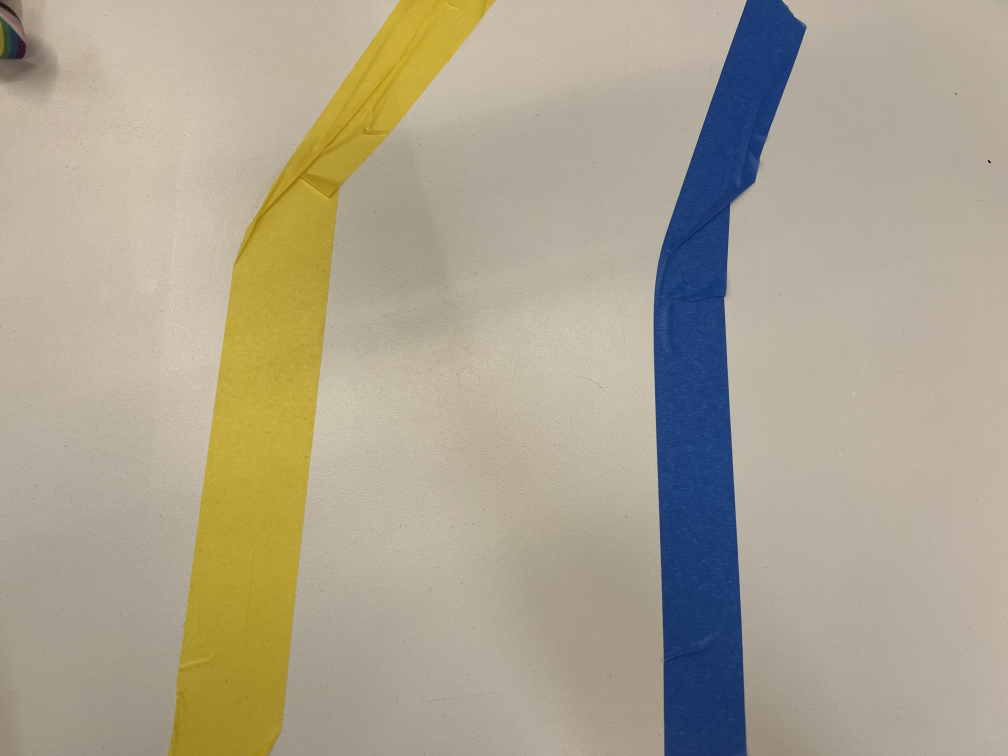
#> input picture indoor_track_image1.JPG, 4032 x 3024 px, given in place of the camera (shown at 1/4 size)
$ python main_video_black.py
#> lines starting #> are read from the running program, lines starting #| are printed output that depends on the picture; after the words box and inside, x2 and y2 are one past the last pixel; in counts of white or black regions, pixels touching at a corner belong together
#> further down, frame is the input picture: shape (3024, 4032, 3); mean B, G, R 144.5, 163.4, 171.6
### colour_filter.py
import cv2 as cv
import numpy as np

def colour_filter(frame, colour_min, colour_max, kernel_size=25, open=3, close=3):

#> called with colour_min = (0, 0, 0), colour_max = (180, 255, 127.5), kernel_size = 5, open = 5, close = 0
    frame_hsv = cv.cvtColor(frame, cv.COLOR_BGR2HSV)
#> frame_hsv: shape (3024, 4032, 3); mean H, S, V 25.7, 59.9, 177.6
    # frame_h, frame_s, frame_v = cv.split(frame_hsv)

    kernel = np.ones((kernel_size,kernel_size),np.uint8)

    frame_colour = cv.inRange(frame_hsv, colour_min, colour_max)
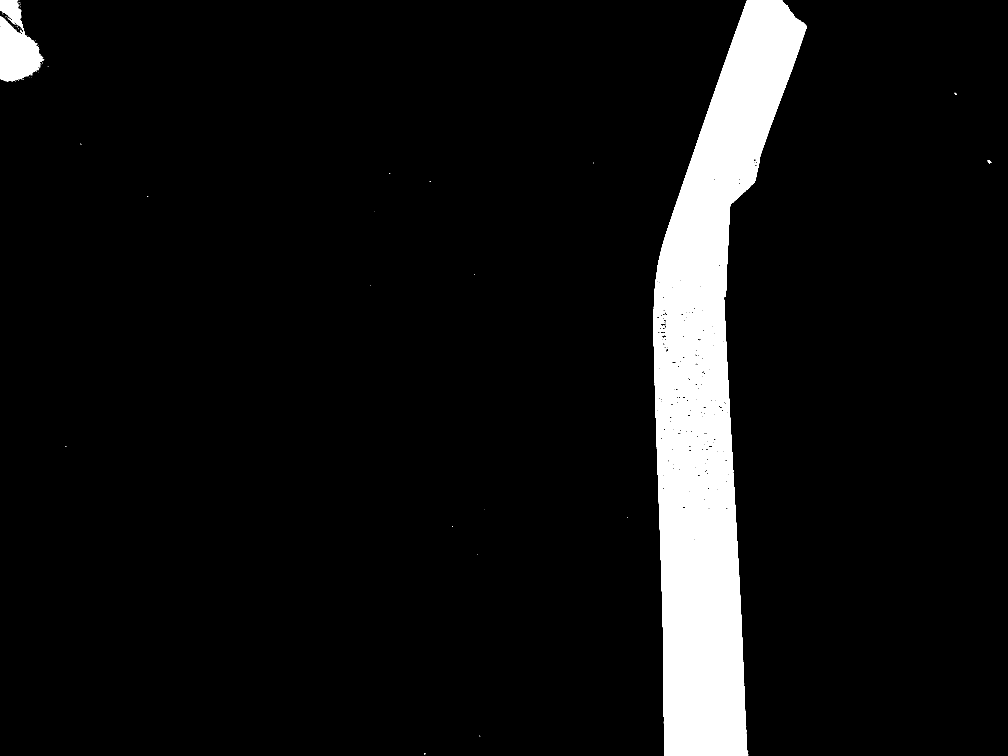
#> frame_colour: shape (3024, 4032) (shown at 1/4 size); 7.3% white; 186 white regions (179 under 20 px), largest, box (x1, y1, x2, y2) and area: (2615, 0, 3226, 3024) 852687, (0, 0, 173, 326) 33477, (3950, 640, 3965, 653) 116
    for i in range(open):
        frame_colour = cv.morphologyEx(frame_colour, cv.MORPH_OPEN, kernel)
#> this loop made 5 passes
#> pass 1, in colour_filter, `frame_colour = cv.morphologyEx(frame_colour, cv.MORPH_OPEN, kernel)`:
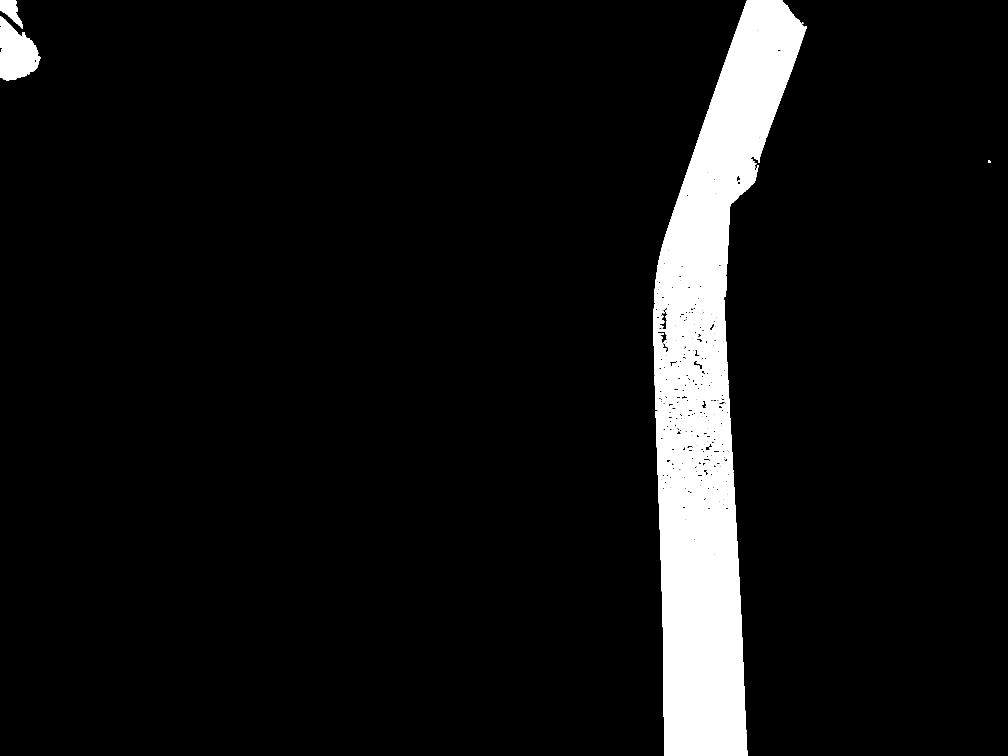
#> frame_colour: shape (3024, 4032) (shown at 1/4 size); 7.2% white; 11 white regions, largest, box (x1, y1, x2, y2) and area: (2615, 0, 3226, 3024) 842063, (0, 66, 163, 322) 26773, (0, 0, 92, 113) 4913
    for i in range(close):
        frame_colour = cv.morphologyEx(frame_colour, cv.MORPH_CLOSE, kernel)

    return frame_colour

### get_contours.py
import cv2 as cv
import numpy as np

def canny_threshold_values(img: cv.Mat, deviation: float=0.33) -> tuple[float, float]:
#> called with deviation = 0.33
    avgIntense = np.median(img)
#> avgIntense = 0

    minVal = avgIntense * (1 - deviation)
#> minVal = 0
    maxVal = avgIntense * (1 + deviation)
#> maxVal = 0

    return minVal, maxVal

def get_contours(frame):

    frame_y_min, frame_y_max = canny_threshold_values(frame)
#> frame_y_min = 0; frame_y_max = 0
    frame_y_canny = cv.Canny(frame, frame_y_min, frame_y_max)
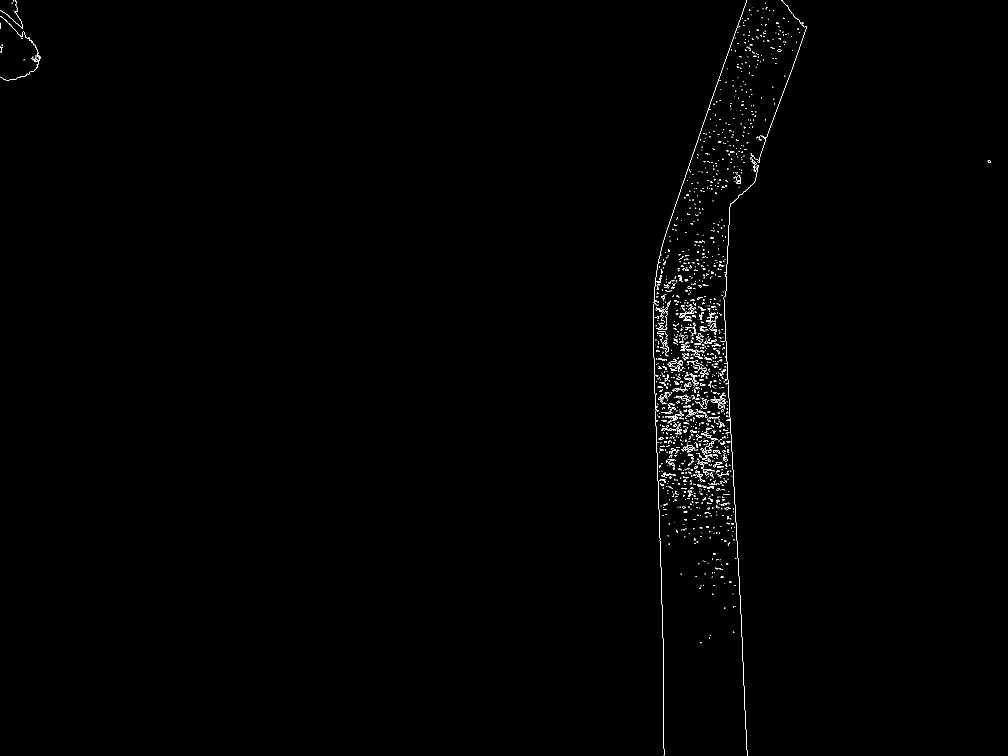
#> frame_y_canny: shape (3024, 4032) (shown at 1/4 size); 0.26% white in thin lines or dots

    contours, _ = cv.findContours(frame_y_canny, cv.RETR_TREE, cv.CHAIN_APPROX_SIMPLE)
#> contours = 2679 contours, 2524 with area under 20; largest, box (x1, y1, x2, y2) and area: (2786, 1345, 2813, 1370) 205, (2786, 1355, 2811, 1370) 187, (2799, 1305, 2816, 1325) 138, (2799, 1305, 2816, 1325) 135, (2644, 1890, 2663, 1907) 118

    return contours

### pinehsv_to_cvhsv.py
def pinehsv_to_cvhsv(pine):

    # Input pine is a length 3 tuple
    # Output hsv is a length 3 tuple

    hsv_0 = pine[0] * 180 / 360
    hsv_1 = pine[1] * 255 / 100
    hsv_2 = pine[2] * 255 / 100

    hsv = (hsv_0, hsv_1, hsv_2)

    return hsv

### main_video_black.py
import cv2 as cv
import numpy as np

from image_read import image_read
from colour_filter import colour_filter
from get_contours import get_contours
from contour_filters import contour_filter_4
from pinehsv_to_cvhsv import pinehsv_to_cvhsv

# Colours are in HSV
# Range is 0-180, 0-255, 0-255

pine_black_min = (0, 0, 0)
pine_black_max = (360, 100, 50)

black_min = pinehsv_to_cvhsv(pine_black_min)
black_max = pinehsv_to_cvhsv(pine_black_max)

capture = cv.VideoCapture(1)
capture.set(3, 128)
capture.set(4, 96)

while True:

    retval, frame = capture.read()

    if not retval:
        break

    blank_frame = np.zeros_like(frame)
    # blank_frame = cv.copyMakeBorder(blank_frame, 1, 1, 1, 1, cv.BORDER_CONSTANT)
    # blank_frame = frame


    frame_resize = frame
    frame_blur = frame_resize
    # frame_blur = cv.GaussianBlur(frame, (45,45), 1)
    # frame_yellow = colour_filter(frame_blur, yellow_min, yellow_max, 5, 5, 0)
    # frame_blue = colour_filter(frame_blur, blue_min, blue_max, 5, 5, 0)
    frame_black = colour_filter(frame_blur, black_min, black_max, 5, 5, 0)

    # contours_yellow = get_contours(frame_yellow)
    # contours_blue = get_contours(frame_blue)
    contours_black = get_contours(frame_black)
#> contours_black has the same summary as contours in get_contours
    # [7 lines of commented-out code are left out]
    cv.drawContours(frame, contours_black, -1, (0,0,255))

    # try:
    #         # cv.line(blank_frame,
    #         #         np.intp((yellow_track[0] - 100 * np.cos(yellow_track[2]), yellow_track[1] + 100 * np.sin(yellow_track[2]))),
    #         #         np.intp((yellow_track[0] + 100 * np.cos(yellow_track[2]), yellow_track[1] - 100 * np.sin(yellow_track[2]))),
    #         #         yellow_max, 3)
    #         # cv.line(blank_frame,
    #         #         np.intp((blue_track[0] - 100 * np.cos(blue_track[2]), blue_track[1] + 100 * np.sin(blue_track[2]))),
    #         #         np.intp((blue_track[0] + 100 * np.cos(blue_track[2]), blue_track[1] - 100 * np.sin(blue_track[2]))),
    #         #         (255, 0, 0), 3)

    #         cv.line(frame,
    #                 np.intp((yellow_track[0] - 100 * np.cos(yellow_track[2]), yellow_track[1] + 100 * np.sin(yellow_track[2]))),
    #                 np.intp((yellow_track[0] + 100 * np.cos(yellow_track[2]), yellow_track[1] - 100 * np.sin(yellow_track[2]))),
    #                 (255,0,0), 3)
    #         cv.line(frame,
    #                 np.intp((blue_track[0] - 100 * np.cos(blue_track[2]), blue_track[1] + 100 * np.sin(blue_track[2]))),
    #                 np.intp((blue_track[0] + 100 * np.cos(blue_track[2]), blue_track[1] - 100 * np.sin(blue_track[2]))),
    #                 yellow_max, 3)
    # except:
    #         None

    cv.imshow('frame', frame)
    key = cv.waitKey(1)
#> (key Esc is pressed here)

    if key == ord('f'):
        break

    elif key == ord('p'):
        cv.waitKey(-1)

    # elif key == ord('r'):
    #     capture = cv.VideoCapture(video)

$ run again, on indoor_track_image2.JPG
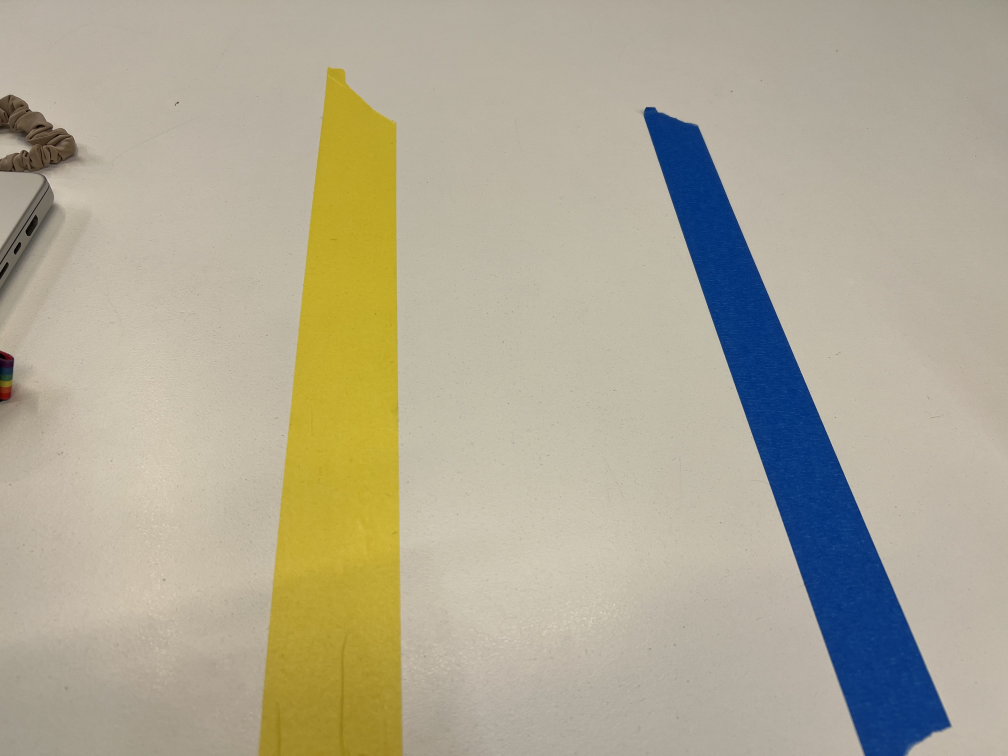
#> input picture indoor_track_image2.JPG, 4032 x 3024 px, given in place of the camera (shown at 1/4 size)
#> frame is the input picture: shape (3024, 4032, 3); mean B, G, R 149.2, 169.3, 175.3
#> frame_hsv: shape (3024, 4032, 3); mean H, S, V 26.4, 59.7, 182.2
#> the loop in colour_filter, `for i in range(open):` made 5 passes
#> pass 1, in colour_filter, `frame_colour = cv.morphologyEx(frame_colour, cv.MORPH_OPEN, kernel)`:
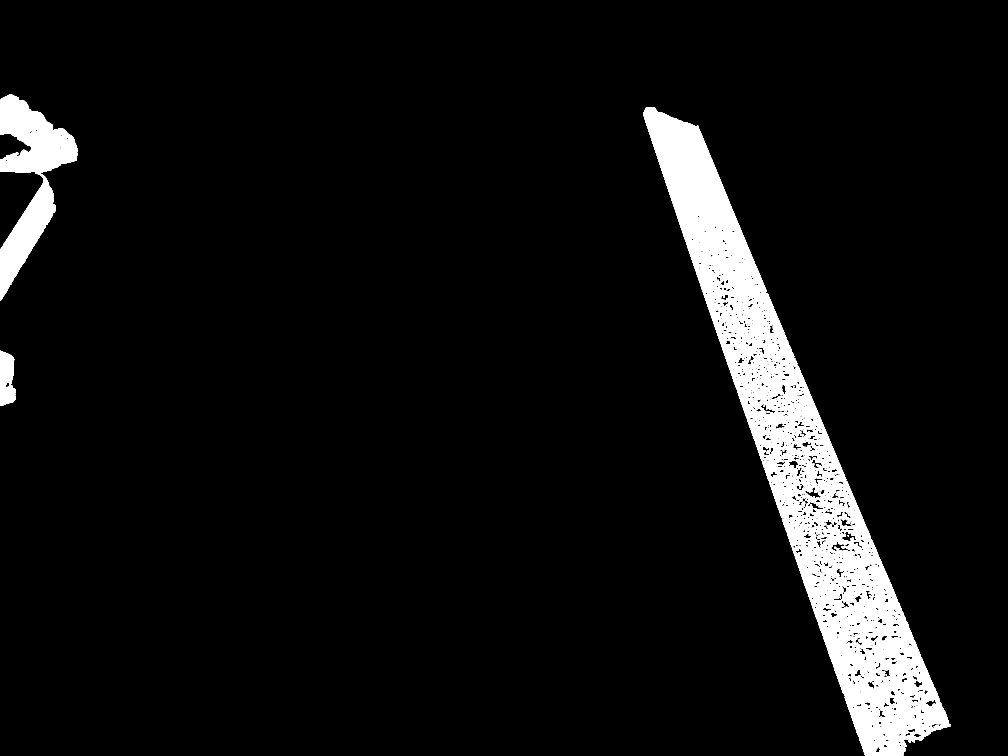
#> frame_colour: shape (3024, 4032) (shown at 1/4 size); 6.1% white; 99 white regions, largest, box (x1, y1, x2, y2) and area: (2574, 429, 3801, 3024) 626542, (0, 379, 310, 699) 59204, (0, 697, 224, 1201) 41338
#> avgIntense = 0
#> frame_y_canny: shape (3024, 4032); 0.62% white in thin lines or dots, all inside (x1, y1, x2, y2) = (0, 378, 3801, 3024)
#> contours = 5784 contours, 5524 with area under 20; largest, box (x1, y1, x2, y2) and area: (3637, 2776, 3661, 2792) 195, (3637, 2779, 3661, 2792) 184, (3536, 2395, 3555, 2412) 183, (3064, 1799, 3083, 1816) 183, (3064, 1799, 3083, 1816) 182
#> contours_black has the same summary as contours in get_contours
#> `cv.drawContours(frame, contours_black, -1, (0,0,255))`:
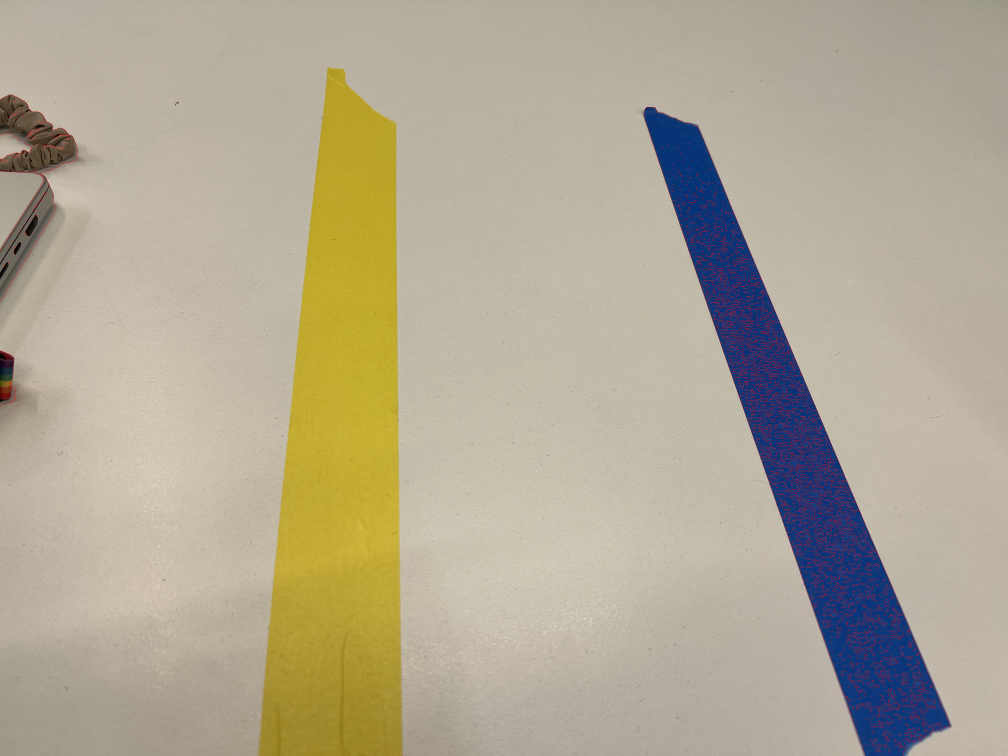
#> frame: shape (3024, 4032, 3) (shown at 1/4 size); mean B, G, R 148.5, 168.9, 176.8

$ run again, on indoor_track_image4.JPG
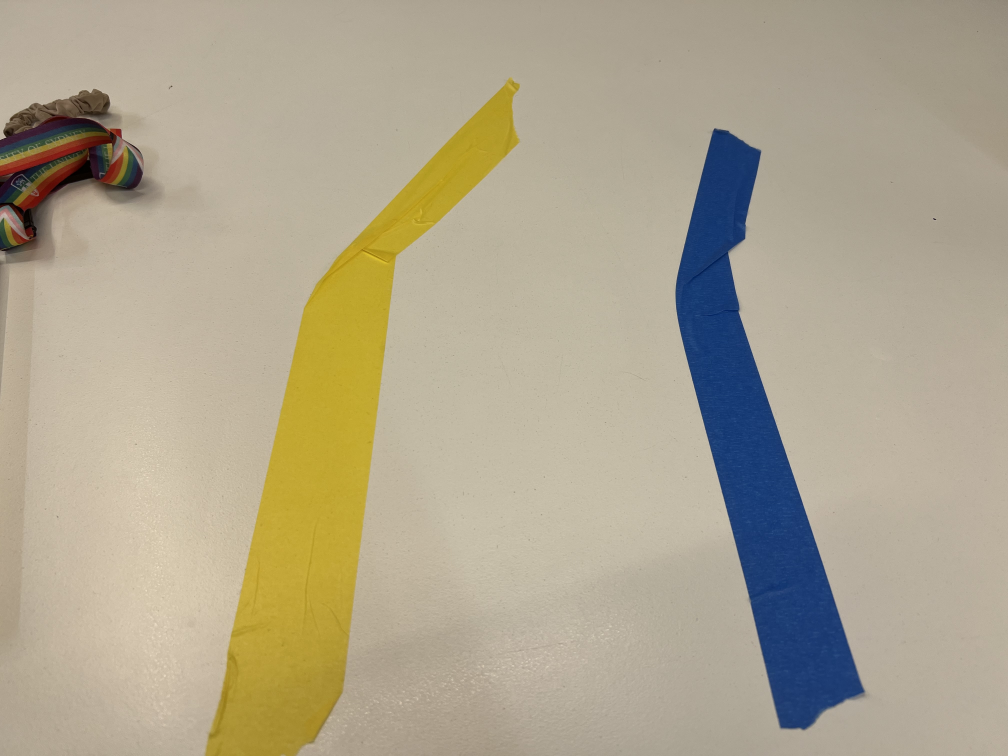
#> input picture indoor_track_image4.JPG, 4032 x 3024 px, given in place of the camera (shown at 1/4 size)
#> frame is the input picture: shape (3024, 4032, 3); mean B, G, R 142.8, 165.2, 174.2
#> frame_hsv: shape (3024, 4032, 3); mean H, S, V 25.6, 61.6, 179
#> the loop in colour_filter, `for i in range(open):` made 5 passes
#> pass 1, in colour_filter, `frame_colour = cv.morphologyEx(frame_colour, cv.MORPH_OPEN, kernel)`:
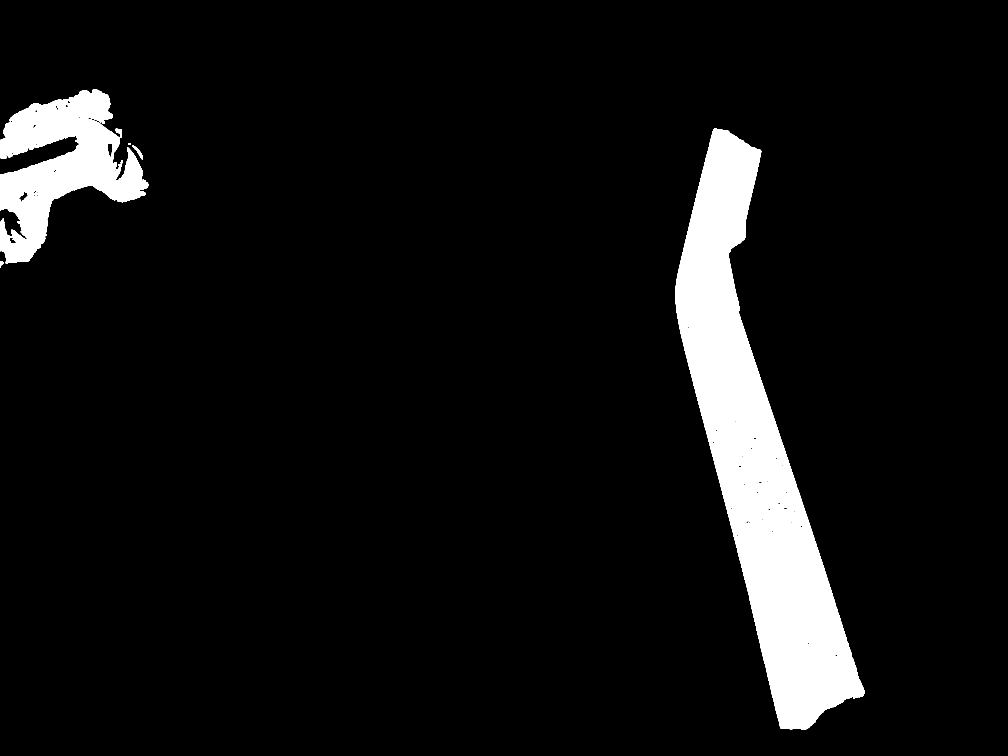
#> frame_colour: shape (3024, 4032) (shown at 1/4 size); 7% white; 11 white regions, largest, box (x1, y1, x2, y2) and area: (2702, 514, 3458, 2920) 651162, (0, 356, 593, 1054) 196596, (528, 581, 572, 637) 625
#> avgIntense = 0
#> in get_contours, `frame_y_canny = cv.Canny(frame, frame_y_min, frame_y_max)`:
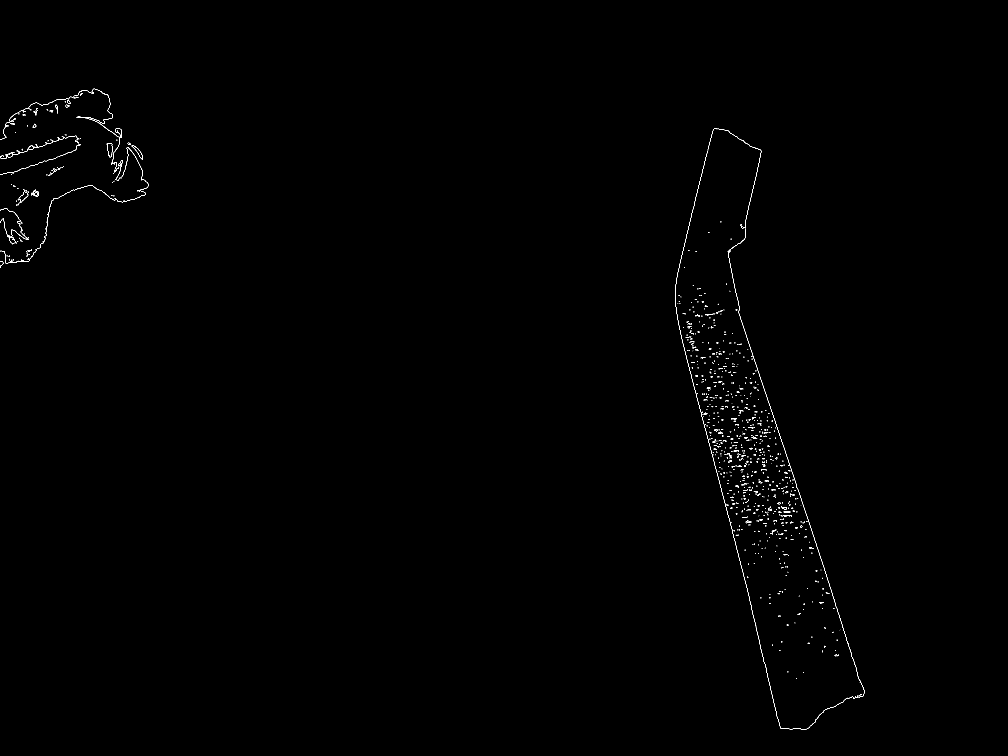
#> frame_y_canny: shape (3024, 4032) (shown at 1/4 size); 0.16% white in thin lines or dots, all inside (x1, y1, x2, y2) = (0, 355, 3458, 2920)
#> contours = 1501 contours, 1452 with area under 20; largest, box (x1, y1, x2, y2) and area: (527, 580, 572, 637) 636, (527, 580, 572, 637) 607, (137, 769, 151, 782) 124, (137, 769, 151, 782) 123, (3128, 2030, 3148, 2038) 98
#> contours_black has the same summary as contours in get_contours
